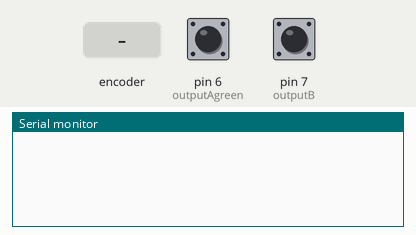
A sketch run on a simulated Arduino Uno, built with avr-gcc and run on an emulated ATmega328P. Shown: the last lines printed to the serial monitor. The test bench sets the inputs (shaded band); at power-on: pin 6 (outputAgreen) HIGH, pin 7 (outputB) HIGH.

Above: at 1.2 s.
1.3 s: rotary encoder on pin 6 (outputAgreen) / pin 7 (outputB) turned 1 step (first pin leading)
At 2.6 s:
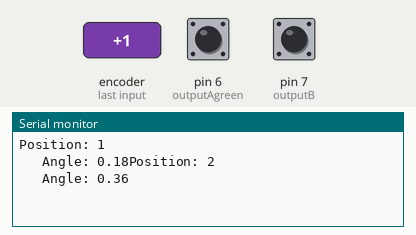
3.0 s: rotary encoder on pin 6 (outputAgreen) / pin 7 (outputB) turned 1 step (first pin leading)
At 3.9 s:
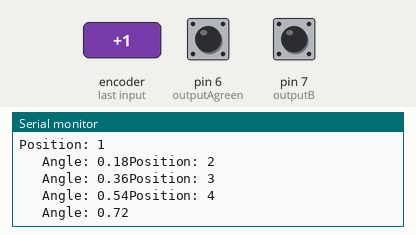

The sketch:

encoder_test1.ino
```cpp
/*     Arduino Rotary Encoder Tutorial
 *
 *  by Dejan Nedelkovski, www.HowToMechatronics.com
 *
 */

 #define outputAgreen 6
 #define outputB 7
 int counter = 0;
 int aState;
 int aLastState;
 void setup() {
   pinMode (outputAgreen,INPUT);
   pinMode (outputB,INPUT);

   Serial.begin (9600);
   // Reads the initial state of the outputA
   aLastState = digitalRead(outputAgreen);
 }
 void loop() {
   aState = digitalRead(outputAgreen); // Reads the "current" state of the outputA
   // If the previous and the current state of the outputA are different, that means a Pulse has occured
   if (aState != aLastState){
     // If the outputB state is different to the outputA state, that means the encoder is rotating clockwise
     if (digitalRead(outputB) != aState) {
       counter ++;
     } else {
       counter --;
     }
     Serial.print("Position: ");
     Serial.println(counter);
     Serial.print("   Angle: ");
     Serial.print(0.18*counter);
   }
   aLastState = aState; // Updates the previous state of the outputA with the current state
 }
```

Measured:
- after the input at 1.3 s, the serial monitor: prints a new line at once (image 1)
- after the input at 3.0 s, the serial monitor: prints a new line at once (image 2)
